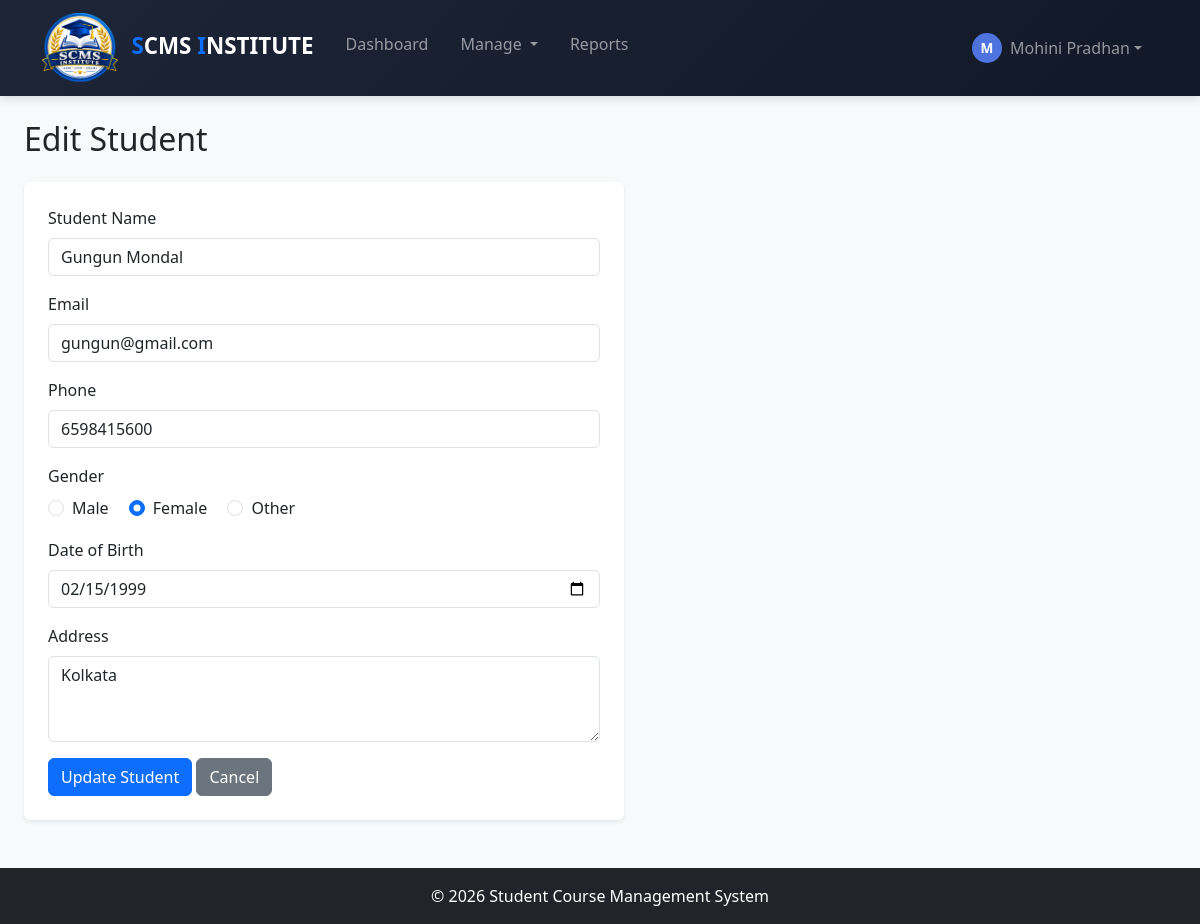
Page /students/edit.php?id=2 (signed in) on the committed database.
### tables this page shows
CREATE TABLE `students` (
  `id` int(11) NOT NULL,
  `student_name` varchar(100) NOT NULL,
  `email` varchar(100) NOT NULL,
  `phone` varchar(15) NOT NULL,
  `gender` enum('Male','Female','Other') NOT NULL,
  `dob` date NOT NULL,
  `address` text DEFAULT NULL,
  `created_at` timestamp NOT NULL DEFAULT current_timestamp()
);

### students/edit.php (the view, shortened to what this page needs)
<?php
    require_once "../config/db.php";
    $id = $_GET['id'] ?? null;
    $stmt = $pdo->prepare("SELECT * FROM students WHERE id = ?");
    $stmt->execute([$id]);
    $student = $stmt->fetch();
    require_once "../includes/header.php";
?>
    <h2 class="mb-4">Edit Student</h2>
    <form method="POST" class="bg-white p-4 shadow-sm rounded" style="max-width: 600px;">
        <div class="mb-3">
            <label class="form-label">Student Name</label>
            <input type="text" name="student_name" class="form-control" value="<?= htmlspecialchars($student['student_name']) ?>" required>
        </div>
        <div class="mb-3">
            <label class="form-label">Email</label>
            <input type="email" name="email" class="form-control" value="<?= htmlspecialchars($student['email']) ?>" required>
        </div>
        <div class="mb-3">
            <label class="form-label">Phone</label>
            <input type="text" name="phone" class="form-control" value="<?= htmlspecialchars($student['phone']) ?>">
        </div>
        <div class="mb-3">
            <label class="form-label d-block">Gender</label>
            <?php foreach (['Male', 'Female', 'Other'] as $g): ?>
                <div class="form-check form-check-inline">
                    <input class="form-check-input" type="radio" name="gender" value="<?= $g ?>" <?= $student['gender'] === $g ? 'checked' : '' ?>>
                    <label class="form-check-label"><?= $g ?></label>
                </div>
            <?php endforeach; ?>
        </div>
        <div class="mb-3">
            <label class="form-label">Date of Birth</label>
            <input type="date" name="dob" class="form-control" value="<?= htmlspecialchars($student['dob']) ?>" required>
        </div>
        <div class="mb-3">
            <label class="form-label">Address</label>
            <textarea name="address" class="form-control" rows="3"><?= htmlspecialchars($student['address']) ?></textarea>
        </div>
        <button type="submit" class="btn btn-primary">Update Student</button>
        <a href="list.php" class="btn btn-secondary">Cancel</a>
    </form>
<?php require_once "../includes/footer.php"; ?>

### assets/css/style.css (style rules this page uses)
body { display: flex; flex-direction: column; min-height: 100vh; background-color: #f4f6f9; }
html, body { height: 100%; }
* { margin: 0; padding: 0; box-sizing: border-box; }

### rows in the picture
students: student_name "Gungun Mondal", email "gungun@gmail.com", phone "6598415600", gender "☑", dob "02/15/1999", address "Kolkata"

### other values in the picture
substr($_SESSION['user_name'] ?? 'A', 0, 1) "M"
$_SESSION['user_name'] "Mohini Pradhan"
$g "Male"
$g "Female"
$g "Other"
